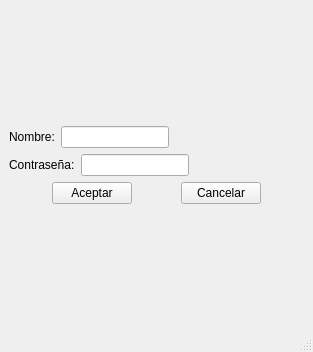
<?xml version="1.0" encoding="UTF-8"?>
<ui version="4.0">
 <class>MainWindow</class>
 <widget class="QMainWindow" name="MainWindow">
  <property name="geometry">
   <rect>
    <x>0</x>
    <y>0</y>
    <width>313</width>
    <height>352</height>
   </rect>
  </property>
  <property name="windowTitle">
   <string>MainWindow</string>
  </property>
  <widget class="QWidget" name="centralwidget">
   <layout class="QVBoxLayout" name="verticalLayout_2">
    <item>
     <layout class="QVBoxLayout" name="verticalLayout">
      <item>
       <layout class="QHBoxLayout" name="horizontalLayout_3">
        <item>
         <layout class="QHBoxLayout" name="horizontalLayout">
          <item>
           <widget class="QLabel" name="label">
            <property name="text">
             <string>Nombre:</string>
            </property>
           </widget>
          </item>
          <item>
           <widget class="QLineEdit" name="lineEdit"/>
          </item>
         </layout>
        </item>
        <item>
         <spacer name="horizontalSpacer_4">
          <property name="orientation">
           <enum>Qt::Orientation::Horizontal</enum>
          </property>
          <property name="sizeHint" stdset="0">
           <size>
            <width>40</width>
            <height>20</height>
           </size>
          </property>
         </spacer>
        </item>
       </layout>
      </item>
      <item>
       <layout class="QHBoxLayout" name="horizontalLayout_4">
        <item>
         <layout class="QHBoxLayout" name="horizontalLayout_2">
          <item>
           <widget class="QLabel" name="label_2">
            <property name="text">
             <string>Contraseña:</string>
            </property>
           </widget>
          </item>
          <item>
           <widget class="QLineEdit" name="lineEdit_2"/>
          </item>
         </layout>
        </item>
        <item>
         <spacer name="horizontalSpacer_5">
          <property name="orientation">
           <enum>Qt::Orientation::Horizontal</enum>
          </property>
          <property name="sizeHint" stdset="0">
           <size>
            <width>40</width>
            <height>20</height>
           </size>
          </property>
         </spacer>
        </item>
       </layout>
      </item>
      <item>
       <layout class="QHBoxLayout" name="horizontalLayout_5">
        <item>
         <spacer name="horizontalSpacer">
          <property name="orientation">
           <enum>Qt::Orientation::Horizontal</enum>
          </property>
          <property name="sizeHint" stdset="0">
           <size>
            <width>40</width>
            <height>20</height>
           </size>
          </property>
         </spacer>
        </item>
        <item>
         <widget class="QPushButton" name="pushButton">
          <property name="text">
           <string>Aceptar</string>
          </property>
         </widget>
        </item>
        <item>
         <spacer name="horizontalSpacer_2">
          <property name="orientation">
           <enum>Qt::Orientation::Horizontal</enum>
          </property>
          <property name="sizeHint" stdset="0">
           <size>
            <width>40</width>
            <height>20</height>
           </size>
          </property>
         </spacer>
        </item>
        <item>
         <widget class="QPushButton" name="pushButton_2">
          <property name="text">
           <string>Cancelar</string>
          </property>
         </widget>
        </item>
        <item>
         <spacer name="horizontalSpacer_3">
          <property name="orientation">
           <enum>Qt::Orientation::Horizontal</enum>
          </property>
          <property name="sizeHint" stdset="0">
           <size>
            <width>40</width>
            <height>20</height>
           </size>
          </property>
         </spacer>
        </item>
       </layout>
      </item>
     </layout>
    </item>
   </layout>
  </widget>
  <widget class="QMenuBar" name="menubar">
   <property name="geometry">
    <rect>
     <x>0</x>
     <y>0</y>
     <width>313</width>
     <height>33</height>
    </rect>
   </property>
  </widget>
  <widget class="QStatusBar" name="statusbar"/>
 </widget>
 <resources/>
 <connections/>
</ui>
